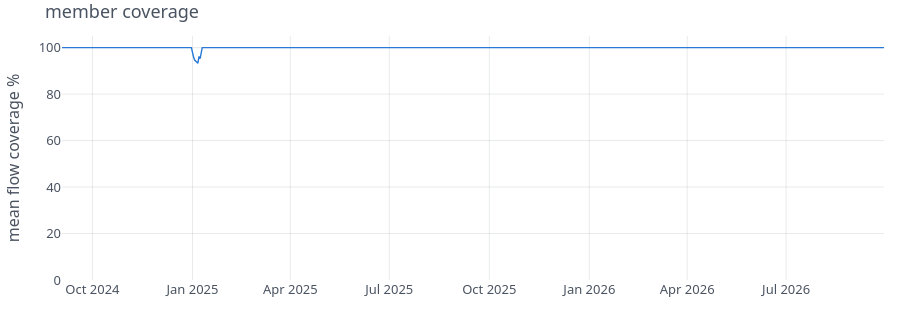

Notebook code cell kept with this figure:
### Markdown cell above
## 9. Coverage

`flow_coverage_pct` is the share of a sector's index members that carried
usable flow that session. It is the honest health metric for this product: the
factor is a member-weighted aggregate, so a session where coverage falls is a
session where the score is built on fewer names, whatever its value looks like.

### Code cell
cov = fac.groupby('asof_date')['flow_coverage_pct'].mean()

fig = go.Figure(go.Scatter(x=cov.index, y=cov, mode='lines', line=dict(color=BLUE, width=1.4)))
fig.update_yaxes(title='mean flow coverage %', range=[0, 105])
styled(fig, height=320, title='member coverage').show()

### Figure 1 — Plotly figure (JSON) as saved in the notebook; plotly's stock layout.template omitted (floating-point values rounded to 4 significant figures; data arrays with more than 128 entries replaced by an {"elided": "..."} marker saying what was removed)
{"data": [{"line": {"color": "#2a78d6", "width": 1.4}, "mode": "lines", "type": "scatter", "x": {"elided": "520 str values"}, "y": {"elided": "520 float values"}}], "layout": {"font": {"color": "#4a5361", "family": "IBM Plex Sans, ui-sans-serif, system-ui, sans-serif", "size": 13}, "height": 320, "hovermode": "x unified", "legend": {"orientation": "h", "x": 0, "y": 1.02, "yanchor": "bottom"}, "margin": {"b": 40, "l": 56, "r": 16, "t": 36}, "paper_bgcolor": "rgba(0,0,0,0)", "plot_bgcolor": "rgba(0,0,0,0)", "title": {"text": "member coverage"}, "xaxis": {"gridcolor": "rgba(74,83,97,0.12)", "showgrid": true, "zeroline": false}, "yaxis": {"gridcolor": "rgba(74,83,97,0.12)", "range": [0, 105], "showgrid": true, "title": {"text": "mean flow coverage %"}, "zeroline": false}}}
